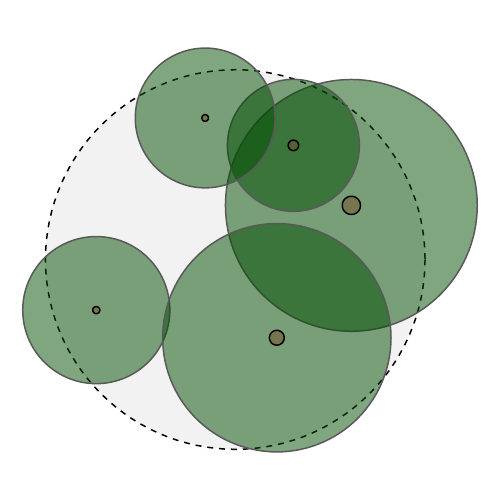

Write the R code that produced this figure.
library(rFIA)
library(dplyr)
library(ggplot2)
library(sf)

## Read some FIA tables
pnw <- rFIA::readFIA(here::here('data/FIA/'),
                     states = c('WA'),
                     nCores = 10)

# plot-level structure classifications
sclass <- read.csv(here::here('results/FIA/prep/plt_sclass.csv'))

## Read FVS coefficients
coefCW <- read.csv(here::here('data/CW/canopy_cover_coeff.csv'))

## Get NRCS PLANT Dictionary symbols and join onto coefficient table
plantDict <- read.csv(here::here('data/CW/REF_SPECIES.csv')) %>%
  dplyr::mutate(SPECIES_SYMBOL = stringr::str_trim (SPECIES_SYMBOL)) %>% # Remove whitespace
  dplyr::select(SPCD, SPP_SYMBOL = SPECIES_SYMBOL)
coefCW <- coefCW %>%
  mutate(SPP_SYMBOL = stringr::str_trim (SPP_SYMBOL)) %>% # Remove whitespace
  dplyr::left_join(plantDict, by = c('SPP_SYMBOL'))

## Norway maple and giant chinkapin are present in the FIA Database, but
## not in the coefficient list. In FVS norway is treated the same as bigleaf
## and chinkapin the same as tanoak. Doing the same here - only affects (0.5% of trees)
nm <- dplyr::filter(coefCW, SPCD == 312) %>% dplyr::mutate(SPCD = 320)
gc <- dplyr::filter(coefCW, SPCD == 631) %>% dplyr::mutate(SPCD = 431)
coefCW <- coefCW %>%
  dplyr::bind_rows(nm) %>%
  dplyr::bind_rows(gc)

## Estimate crown width/area for every live tree that we can
tree <- pnw$COND %>%
  dplyr::filter(COND_STATUS_CD == 1) %>%
  dplyr::select(PLT_CN, CONDID) %>%
  dplyr::left_join(pnw$TREE, by = c('PLT_CN', 'CONDID')) %>%
  ## Drop all dead trees
  dplyr::filter(STATUSCD == 1) %>%
  ## Here PLT_CN is a unique plot visit ID, TRE_CN is a unique tree visit ID,
  ## DIA is pnwh, SPCD is a species code, HT is total tree height,
  ## CR is compacted crown ratio, and TPA_UNADJ is TPA each tree represents
  ## UNADJ refers to non-response bias, which is handled later. Think of it 
  ## as just standard TPA
  dplyr::select(PLT_CN, TRE_CN=CN, CONDID, SPCD, DIA, HT, CR, TPA_UNADJ, SUBP, DIST, AZIMUTH) %>%
  ## Join on plot attributes
  dplyr::left_join(dplyr::select(pnw$PLOT, CN, LAT, LON, ELEV, STATECD, UNITCD, COUNTYCD, PLOT), 
                   by = c('PLT_CN' = 'CN')) %>%
  dplyr::left_join(dplyr::select(pnw$COND, PLT_CN, CONDID, COND_STATUS_CD),
                   by = c('PLT_CN', 'CONDID')) %>%
  ## Join on coefficients
  dplyr::left_join(dplyr::select(coefCW, CC_B0:SPCD), by = 'SPCD') %>%
  dplyr::filter(COND_STATUS_CD == 1) %>%
  dplyr::mutate(pltID = paste(UNITCD, STATECD, COUNTYCD, PLOT, sep = '_')) %>%
  ## We want to drop entire plots where any of these variables are NA
  ## i.e., don't want to compute plot-level canopy cover if individual trees
  ## are ommitted due to lack of allometrics. We will predict S-class of these
  ## plots based on a range of other variables later on.
  dplyr::mutate(cut = ifelse(is.na(SPCD) | SPCD %in% 998:999 |
                               is.na(DIA) | is.na(HT) | is.na(CR), 
                             1, 0)) %>%
  dplyr::group_by(PLT_CN, CONDID) %>%
  dplyr::mutate(cut = ifelse(sum(cut, na.rm = TRUE) > 0, 1, 0)) %>%
  dplyr::ungroup() %>%
  dplyr::filter(cut < 1) %>%
  tidyr::drop_na() %>%
  ## Predict maximum crown width per Hann 1997 Eq 3
  mutate(mcw = CC_C0 + (CC_C1 * DIA) + (CC_C2 * DIA * DIA)) %>%
  ## Observed compacted crown length
  mutate(crown_length = (CR/100) * HT) %>%
  # Calculate largest crown width for tree (Hann - equation 2)
  mutate(exponent = CC_B0 + (CC_B1 * crown_length) + (CC_B2 * (DIA / HT)),
         cr = (CR/100) ** exponent,
         cw = mcw * cr) %>%
  ## Convert to crown area, assuming circular crowns
  dplyr::mutate(crownArea = pi * (cw/2)^2) %>%
  dplyr::select(PLT_CN, pltID, CONDID, TRE_CN, SUBP, DIST, AZIMUTH, TPA_UNADJ, DIA, HT, crownWidth = cw, crownArea)


## Some plots with only one condition, classified as mid-seral open
plts <- sclass %>% 
  filter(sclass == 'E') %>%
  group_by(PLT_CN) %>%
  mutate(n = n()) %>%
  ungroup() %>%
  filter(n == 1) %>%
  filter(PLT_CN %in% tree$PLT_CN)



pnts <- tree %>%
  filter(PLT_CN == plts$PLT_CN[267]) %>%
  ## Subplot only
  filter(TPA_UNADJ == 6.018046) %>%
  filter(SUBP == 3) %>%
  mutate(rad = AZIMUTH * (pi/180)) %>%
  mutate(x = case_when(AZIMUTH %in% c(0, 180) ~ 0,
                       AZIMUTH %in% c(90, 270) ~ DIST,
                       AZIMUTH < 90 ~ sin(rad) * DIST,
                       AZIMUTH < 180 ~ sin(pi - rad) * DIST,
                       AZIMUTH < 270 ~ -sin(rad - pi) * DIST,
                       AZIMUTH < 360 ~ -sin(2*pi - rad) * DIST),
         y = case_when(AZIMUTH %in% c(0, 180) ~ 0,
                       AZIMUTH %in% c(90, 270) ~ DIST,
                       AZIMUTH < 90 ~ cos(rad) * DIST,
                       AZIMUTH < 180 ~ -cos(pi - rad) * DIST,
                       AZIMUTH < 270 ~ -cos(rad - pi) * DIST,
                       AZIMUTH < 360 ~ cos(2*pi - rad) * DIST)) %>%
  st_as_sf(coords = rev(c('x', 'y')))
#plot(pnts)

crown.buff <- st_buffer(pnts, dist = pnts$crownWidth/1.5)
#plot(buff)

stem.buff <- st_buffer(pnts, dist = pnts$DIA / 12 /1.5)

center <- st_as_sf(data.frame(x=0,y=0), coords = c('x', 'y'))
cent.buff <- st_buffer(center, dist = 24)




crown.plt <- ggplot() +
  geom_sf(data = cent.buff, fill = 'grey95', linetype = 2, colour = 'black') +
  geom_sf(data = crown.buff, fill = '#004d00', alpha = .5) +
  geom_sf(data = stem.buff, fill = '#734d26', linetype = 1, colour = 'black', alpha = .5) +
  theme_void()
crown.plt
ggsave(crown.plt, filename = here::here('figs/conceptual figure/crownMap.pdf'), height = 5, width = 5)

